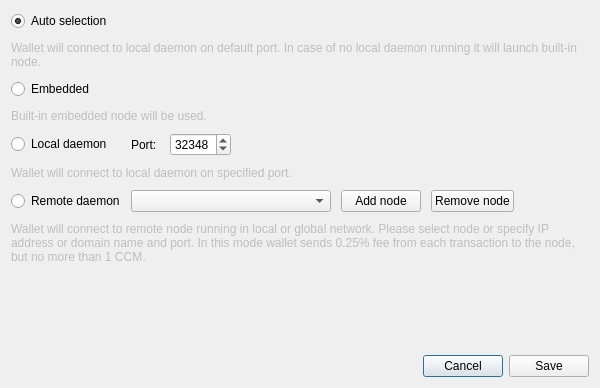
<?xml version="1.0" encoding="UTF-8"?>
<ui version="4.0">
 <class>ConnectionSettingsDialog</class>
 <widget class="QDialog" name="ConnectionSettingsDialog">
  <property name="windowModality">
   <enum>Qt::ApplicationModal</enum>
  </property>
  <property name="geometry">
   <rect>
    <x>0</x>
    <y>0</y>
    <width>600</width>
    <height>388</height>
   </rect>
  </property>
  <property name="windowTitle">
   <string>Connection settings</string>
  </property>
  <layout class="QGridLayout" name="gridLayout_2">
   <item row="2" column="0">
    <layout class="QHBoxLayout" name="horizontalLayout">
     <item>
      <spacer name="horizontalSpacer">
       <property name="orientation">
        <enum>Qt::Horizontal</enum>
       </property>
       <property name="sizeHint" stdset="0">
        <size>
         <width>40</width>
         <height>20</height>
        </size>
       </property>
      </spacer>
     </item>
     <item>
      <widget class="QPushButton" name="connectionCancelButton">
       <property name="text">
        <string>Cancel</string>
       </property>
      </widget>
     </item>
     <item>
      <widget class="QPushButton" name="connectionSaveButton">
       <property name="text">
        <string>Save</string>
       </property>
      </widget>
     </item>
    </layout>
   </item>
   <item row="0" column="0">
    <layout class="QGridLayout" name="gridLayout">
     <property name="sizeConstraint">
      <enum>QLayout::SetMaximumSize</enum>
     </property>
     <property name="verticalSpacing">
      <number>10</number>
     </property>
     <item row="0" column="0">
      <widget class="QRadioButton" name="radioButton_1">
       <property name="enabled">
        <bool>true</bool>
       </property>
       <property name="text">
        <string>Auto selection</string>
       </property>
       <property name="checked">
        <bool>true</bool>
       </property>
      </widget>
     </item>
     <item row="1" column="0" colspan="2">
      <widget class="QLabel" name="label">
       <property name="enabled">
        <bool>false</bool>
       </property>
       <property name="text">
        <string>Wallet will connect to local daemon on default port. In case of no local daemon running it will launch built-in node.</string>
       </property>
       <property name="wordWrap">
        <bool>true</bool>
       </property>
      </widget>
     </item>
     <item row="2" column="0">
      <widget class="QRadioButton" name="radioButton_2">
       <property name="text">
        <string>Embedded</string>
       </property>
      </widget>
     </item>
     <item row="3" column="0" colspan="2">
      <widget class="QLabel" name="label_2">
       <property name="enabled">
        <bool>false</bool>
       </property>
       <property name="text">
        <string>Built-in embedded node will be used.</string>
       </property>
       <property name="wordWrap">
        <bool>true</bool>
       </property>
      </widget>
     </item>
     <item row="4" column="0">
      <widget class="QRadioButton" name="radioButton_3">
       <property name="text">
        <string>Local daemon</string>
       </property>
      </widget>
     </item>
     <item row="4" column="1">
      <layout class="QHBoxLayout" name="horizontalLayout_2">
       <property name="spacing">
        <number>10</number>
       </property>
       <item>
        <widget class="QLabel" name="label_3">
         <property name="text">
          <string>Port: </string>
         </property>
        </widget>
       </item>
       <item>
        <widget class="QSpinBox" name="m_localDaemonPort">
         <property name="minimum">
          <number>0</number>
         </property>
         <property name="maximum">
          <number>65535</number>
         </property>
         <property name="value">
          <number>32348</number>
         </property>
         <property name="displayIntegerBase">
          <number>10</number>
         </property>
        </widget>
       </item>
       <item>
        <spacer name="horizontalSpacer_2">
         <property name="orientation">
          <enum>Qt::Horizontal</enum>
         </property>
         <property name="sizeHint" stdset="0">
          <size>
           <width>40</width>
           <height>20</height>
          </size>
         </property>
        </spacer>
       </item>
      </layout>
     </item>
     <item row="5" column="0" colspan="2">
      <widget class="QLabel" name="label_4">
       <property name="enabled">
        <bool>false</bool>
       </property>
       <property name="text">
        <string>Wallet will connect to local daemon on specified port.</string>
       </property>
       <property name="wordWrap">
        <bool>true</bool>
       </property>
      </widget>
     </item>
     <item row="6" column="0">
      <widget class="QRadioButton" name="radioButton_4">
       <property name="text">
        <string>Remote daemon</string>
       </property>
      </widget>
     </item>
     <item row="6" column="1">
      <layout class="QHBoxLayout" name="horizontalLayout_3">
       <property name="spacing">
        <number>10</number>
       </property>
       <item>
        <widget class="QComboBox" name="remoteNodesComboBox">
         <property name="minimumSize">
          <size>
           <width>200</width>
           <height>0</height>
          </size>
         </property>
         <property name="editable">
          <bool>false</bool>
         </property>
         <property name="insertPolicy">
          <enum>QComboBox::InsertAtTop</enum>
         </property>
        </widget>
       </item>
       <item>
        <widget class="QPushButton" name="addNodeButton">
         <property name="text">
          <string>Add node</string>
         </property>
         <property name="icon">
          <iconset resource="../../resources.qrc">
           <normaloff>:/icons/add</normaloff>:/icons/add</iconset>
         </property>
        </widget>
       </item>
       <item>
        <widget class="QPushButton" name="removeNodeButton">
         <property name="text">
          <string>Remove node</string>
         </property>
         <property name="icon">
          <iconset resource="../../resources.qrc">
           <normaloff>:/icons/remove</normaloff>:/icons/remove</iconset>
         </property>
        </widget>
       </item>
       <item>
        <spacer name="horizontalSpacer_3">
         <property name="orientation">
          <enum>Qt::Horizontal</enum>
         </property>
         <property name="sizeHint" stdset="0">
          <size>
           <width>40</width>
           <height>20</height>
          </size>
         </property>
        </spacer>
       </item>
      </layout>
     </item>
     <item row="7" column="0" colspan="2">
      <widget class="QLabel" name="label_5">
       <property name="enabled">
        <bool>false</bool>
       </property>
       <property name="sizePolicy">
        <sizepolicy hsizetype="Preferred" vsizetype="MinimumExpanding">
         <horstretch>0</horstretch>
         <verstretch>0</verstretch>
        </sizepolicy>
       </property>
       <property name="minimumSize">
        <size>
         <width>0</width>
         <height>40</height>
        </size>
       </property>
       <property name="text">
        <string>Wallet will connect to remote node running in local or global network. Please select node or specify IP address or domain name and port. In this mode wallet sends 0.25% fee from each transaction to the node, but no more than 1 CCM.</string>
       </property>
       <property name="wordWrap">
        <bool>true</bool>
       </property>
      </widget>
     </item>
    </layout>
   </item>
   <item row="1" column="0">
    <spacer name="verticalSpacer">
     <property name="orientation">
      <enum>Qt::Vertical</enum>
     </property>
     <property name="sizeHint" stdset="0">
      <size>
       <width>20</width>
       <height>40</height>
      </size>
     </property>
    </spacer>
   </item>
  </layout>
 </widget>
 <resources>
  <include location="../../resources.qrc"/>
 </resources>
 <connections>
  <connection>
   <sender>connectionCancelButton</sender>
   <signal>clicked()</signal>
   <receiver>ConnectionSettingsDialog</receiver>
   <slot>reject()</slot>
   <hints>
    <hint type="sourcelabel">
     <x>549</x>
     <y>259</y>
    </hint>
    <hint type="destinationlabel">
     <x>338</x>
     <y>140</y>
    </hint>
   </hints>
  </connection>
  <connection>
   <sender>connectionSaveButton</sender>
   <signal>clicked()</signal>
   <receiver>ConnectionSettingsDialog</receiver>
   <slot>accept()</slot>
   <hints>
    <hint type="sourcelabel">
     <x>630</x>
     <y>259</y>
    </hint>
    <hint type="destinationlabel">
     <x>338</x>
     <y>140</y>
    </hint>
   </hints>
  </connection>
  <connection>
   <sender>addNodeButton</sender>
   <signal>clicked()</signal>
   <receiver>ConnectionSettingsDialog</receiver>
   <slot>addNodeClicked()</slot>
   <hints>
    <hint type="sourcelabel">
     <x>361</x>
     <y>153</y>
    </hint>
    <hint type="destinationlabel">
     <x>290</x>
     <y>135</y>
    </hint>
   </hints>
  </connection>
  <connection>
   <sender>removeNodeButton</sender>
   <signal>clicked()</signal>
   <receiver>ConnectionSettingsDialog</receiver>
   <slot>removeNodeClicked()</slot>
   <hints>
    <hint type="sourcelabel">
     <x>459</x>
     <y>177</y>
    </hint>
    <hint type="destinationlabel">
     <x>299</x>
     <y>193</y>
    </hint>
   </hints>
  </connection>
 </connections>
</ui>
